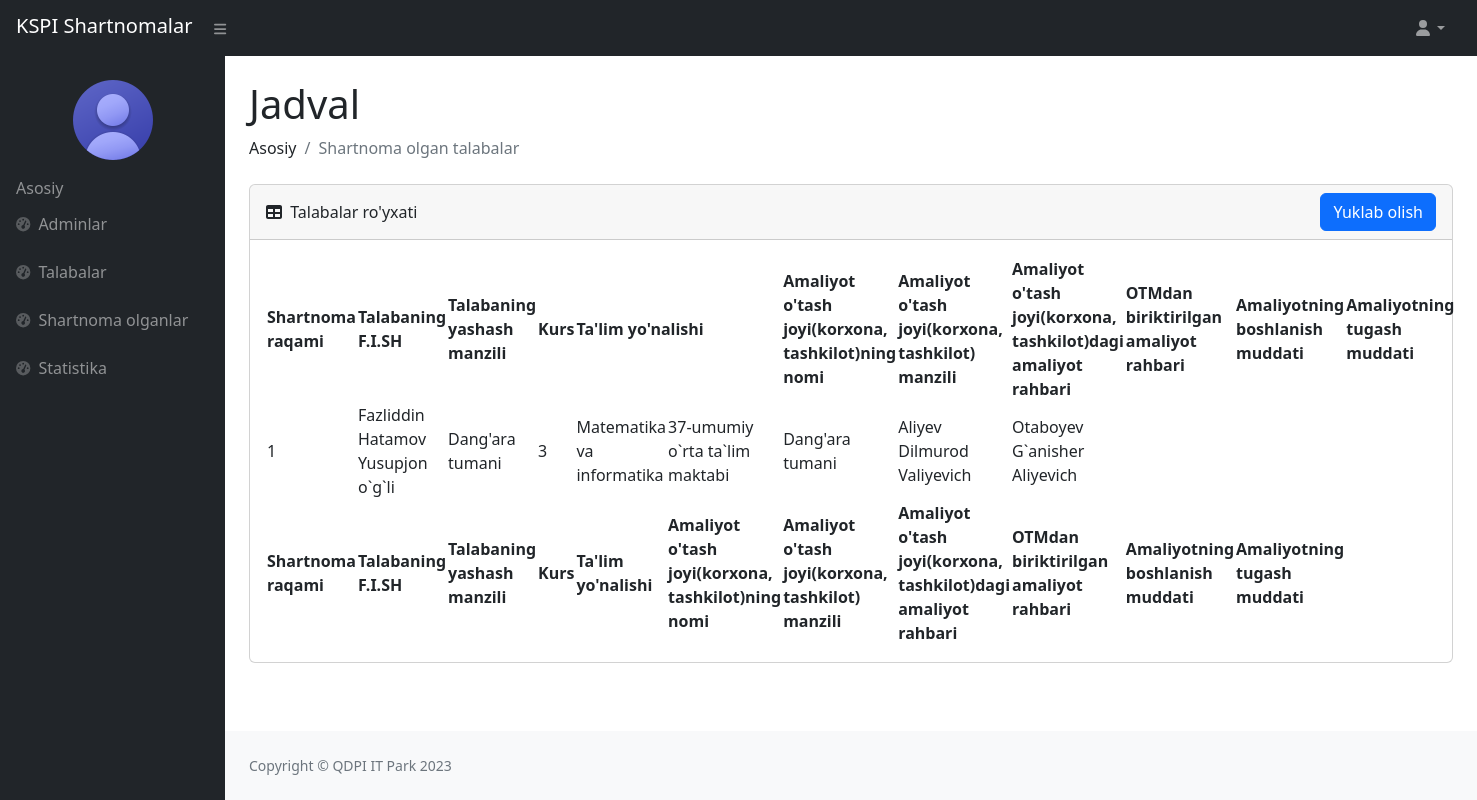
/shartnoma_olgan/ (signed in), run on an earlier commit of the app's database.
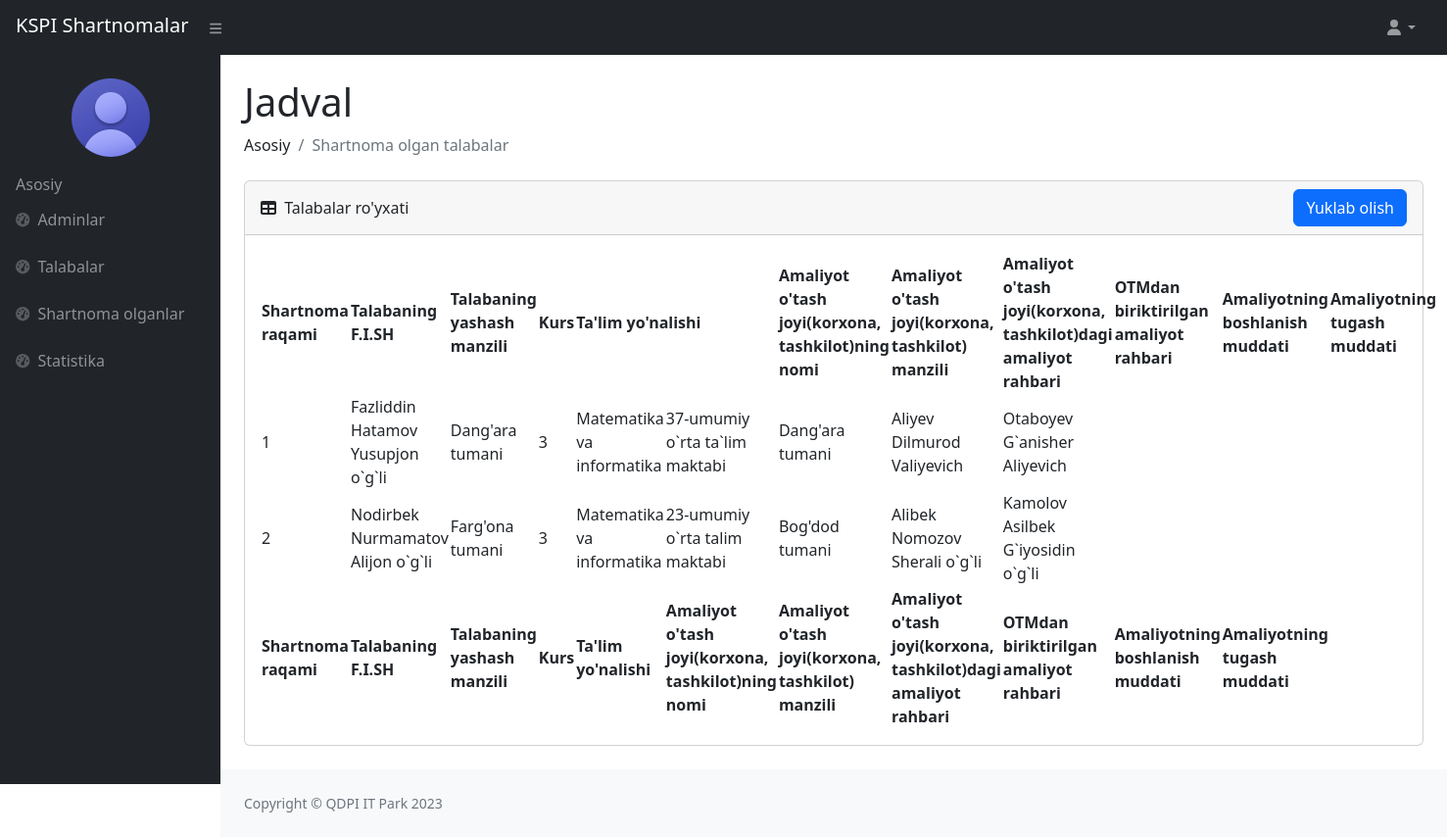
And on a later commit of the database.
### pdf/models.py (models this page shows, shortened)
class Pdf(models.Model):
    talaba_id = models.CharField(max_length=10, blank=True)
    shartnoma_raqami = models.CharField(max_length=100, blank=True)
    talaba_f_i_sh = models.CharField(max_length=100, blank=True)
    talaba_manzil = models.CharField(max_length=100, blank=True)
    talaba_fakulteti = models.CharField(max_length=200, blank=True)
    talaba_yonalishi = models.CharField(max_length=100, blank=True)
    talaba_kurs = models.CharField(max_length=100, blank=True)
    talaba_shifr = models.CharField(max_length=100, blank=True)
    talaba_nomer = models.CharField(max_length=200, blank=True)
    derektor_nomer = models.CharField(max_length=200, blank=True)
    amaliyot_joyi = models.CharField(max_length=100, blank=True)
    amaliyot_manzili = models.CharField(max_length=100, blank=True)
    amaliyot_rahbari = models.CharField(max_length=100, blank=True)
    biriktirilgan_rahbar = models.CharField(max_length=100, blank=True)
    amaliyot_turi = models.CharField(max_length=100, blank=True)
    amaliyot_boshlanishi = models.CharField(max_length=100, blank=True)
    amaliyot_tugashi = models.CharField(max_length=100, blank=True)
    amaliyot_buyruq_raqami = models.CharField(max_length=100, blank=True)
    korxona_nomi = models.CharField(max_length=200, blank=True)

### users/views.py (the view, shortened to what this page needs)
# urls.py: path('shartnoma_olgan/', shartnoma_olgan, name='shartnoma_olgan'),
@csrf_exempt
def shartnoma_olgan(request):
    pdf = Pdf.objects.all()
    talaba_id = User.objects.all()
    for t in talaba_id:
        amaliyotlar = Amaliyot.objects.filter(talaba=t.id)
        if amaliyotlar:
            for a in  amaliyotlar:
                shifr = ''
                buyruq_raqam = ''
                talabalar = Pdf.objects.filter(talaba_id=t.id)
                if talabalar:
                    talaba = f'{t.first_name} {t.last_name} {t.sharif}'
                    data = get_object_or_404(Pdf, talaba_id=t.id)
                    data.talaba_f_i_sh = talaba
                    data.talaba_manzil = t.tuman
                    data.talaba_kurs = t.kurs
                    data.talaba_shifr=shifr
                    data.talaba_yonalishi=t.yonalish
                    data.talaba_fakulteti=t.fakultet
                    data.amaliyot_joyi=a.muassasa
                    data.amaliyot_manzili=a.tuman_a
                    data.amaliyot_rahbari=a.a_rahbari
                    data.biriktirilgan_rahbar=a.o_a_rahbari
                    data.amaliyot_turi=a.a_turi
                    data.amaliyot_boshlanishi=a.b_sana
                    data.amaliyot_tugashi=a.t_sana
                    data.amaliyot_buyruq_raqami=buyruq_raqam
                    data.save()
                    print('update qilindi ')
        else:
            amaliyot = 'Hozirda mavjud emas'
    contex = {
        'pdf':pdf,
        'amaliyot':amaliyot,
    }
    return render(request, 'amaliyot/shartnoma_olgan.html', contex)

### templates/amaliyot/shartnoma_olgan.html (shortened to what the changed rows need)
{% load static %}
<!DOCTYPE html>
<html lang="en">
    <head>
        <link href="https://cdn.jsdelivr.net/npm/simple-datatables@7.1.2/dist/style.min.css" rel="stylesheet"/>
        <link rel="stylesheet" href="{% static '/superadmin/css/styles.css' %}">
    </head>
    <body class="sb-nav-fixed">
        {% if user.is_authenticated %}
        <div id="layoutSidenav">
            <div id="layoutSidenav_content">
                <main>
                    <div class="container-fluid px-4">
                        <h1 class="mt-4">Jadval</h1>
                        <div class="card mb-4">
                            <div class="card-body">
                                <table id="datatablesSimple">
                                    <thead>
                                        <tr>
                                            <th rowspan="2">Shartnoma raqami</th>
                                            <th rowspan="2">Talabaning F.I.SH</th>
                                            <th rowspan="2">Talabaning yashash manzili</th>
                                            <th rowspan="2">Kurs</th>
                                            <th colspan="2">Ta'lim yo'nalishi</th>
                                            <th rowspan="2">Amaliyot o'tash joyi(korxona,<br> tashkilot)ning nomi</th>
                                            <th rowspan="2">Amaliyot o'tash joyi(korxona,<br> tashkilot) manzili</th>
                                            <th rowspan="2">Amaliyot o'tash joyi(korxona,<br> tashkilot)dagi amaliyot <br>rahbari</th>
                                            <th rowspan="2">OTMdan biriktirilgan<br> amaliyot rahbari</th>
                                            <th rowspan="2">Amaliyotning boshlanish muddati</th>
                                            <th rowspan="2">Amaliyotning tugash muddati</th>
                                        </tr>
                                    </thead>
                                    <tfoot>
                                        <tr>
                                            <th>Shartnoma raqami</th>
                                            <th>Talabaning F.I.SH</th>
                                            <th>Talabaning yashash manzili</th>
                                            <th>Kurs</th>
                                            <th>Ta'lim yo'nalishi</th>
                                            <th>Amaliyot o'tash joyi(korxona,<br> tashkilot)ning nomi</th>
                                            <th>Amaliyot o'tash joyi(korxona,<br> tashkilot) manzili</th>
                                            <th>Amaliyot o'tash joyi(korxona,<br> tashkilot)dagi amaliyot <br>rahbari</th>
                                            <th>OTMdan biriktirilgan<br> amaliyot rahbari</th>
                                            <th>Amaliyotning boshlanish muddati</th>
                                            <th>Amaliyotning tugash muddati</th>
                                        </tr>
                                    </tfoot>
                                    <tbody>
                                        {% for sh in pdf %}
                                            <tr>
                                                <td>{{sh.shartnoma_raqami}}</td>
                                                <td>{{sh.talaba_f_i_sh}}</td>
                                                <td>{{sh.talaba_manzil}}</td>
                                                <td>{{sh.talaba_kurs}}</td>
                                                <td>{{sh.talaba_yonalishi}}</td>
                                                <td>{{sh.amaliyot_joyi}}</td>
                                                <td>{{sh.amaliyot_manzili}}</td>
                                                <td>{{sh.amaliyot_rahbari}}</td>
                                                <td>{{sh.biriktirilgan_rahbar}}</td>
                                                <td>{{sh.amaliyot_boshlanishi}}</td>
                                                <td>{{sh.amaliyot_tugashi}}</td>
                                            </tr>
                                        {% endfor %}
                                    </tbody>
                                </table>
                            </div>
                        </div>
                    </div>
                </main>
            </div>
        </div>
        {% endif %}
    </body>
</html>

What changed in the data, as far as the page shows it:
added Pdf: shartnoma_raqami "2", talaba_f_i_sh "Nodirbek Nurmamatov Alijon o`g`li", talaba_manzil "Farg'ona tumani", talaba_kurs "3", talaba_yonalishi "Matematika va informatika", amaliyot_joyi "23-umumiy o`rta talim maktabi", amaliyot_manzili "Bog'dod tumani", amaliyot_rahbari "Alibek Nomozov Sherali o`g`li", biriktirilgan_rahbar "Kamolov Asilbek G`iyosidin o`g`li"
